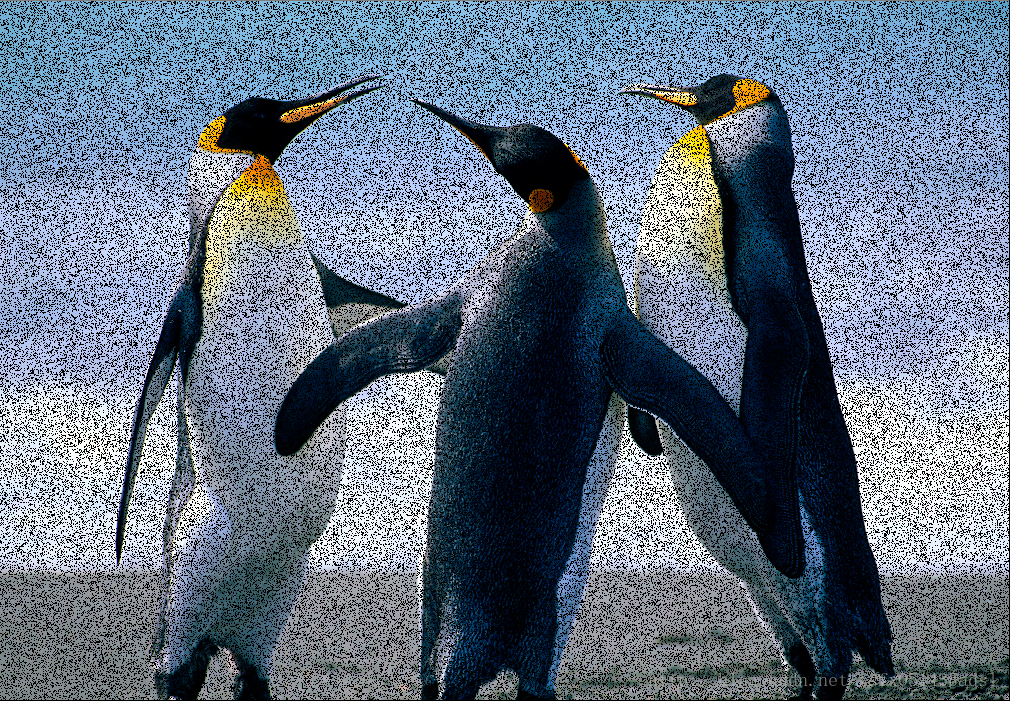
%> input picture Image_Processing/图片1.png, 1010 x 701 px
$ octave homework01.m   (GNU Octave 9; MATLAB toolbox functions it lacks are replaced by stand-ins)
%> lines starting %> are read from the running program, lines starting %| are printed output that depends on the picture
% 采用均值滤波、高斯滤波、中值滤波分别处理企鹅图片，通过模板大小、高斯核等参数设置，对比三种滤波器的效果。
% 读取图片
clc; clear; close all;
%% 读取图像
I = imread('图片1.png');
%> I is the input picture: size 701x1010x3 uint8; mean R, G, B 97.4, 112.7, 128.8
I0 = rgb2gray(I);
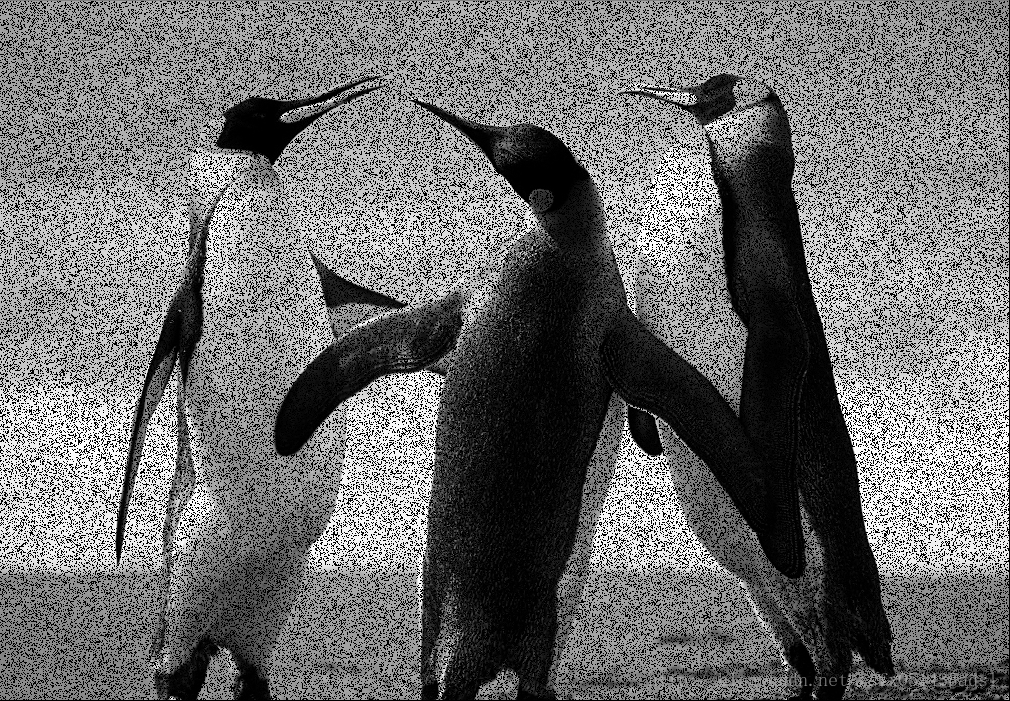
%> I0: size 701x1010 uint8; min 0, max 255, mean 110
In = im2double(I0);
%% 参数设置（可以多改几组做对比）
meanK = 5;                   % 均值滤波模板大小：3/5/7...
gaussK = 5;  sigma = 0.8;    % 高斯核大小 & sigma
medianK = 5;                 % 中值滤波窗口大小：3/5/7...

%% 1) 均值滤波
h_mean = fspecial('average', [meanK meanK]);
Out_mean = imfilter(In, h_mean, 'replicate');
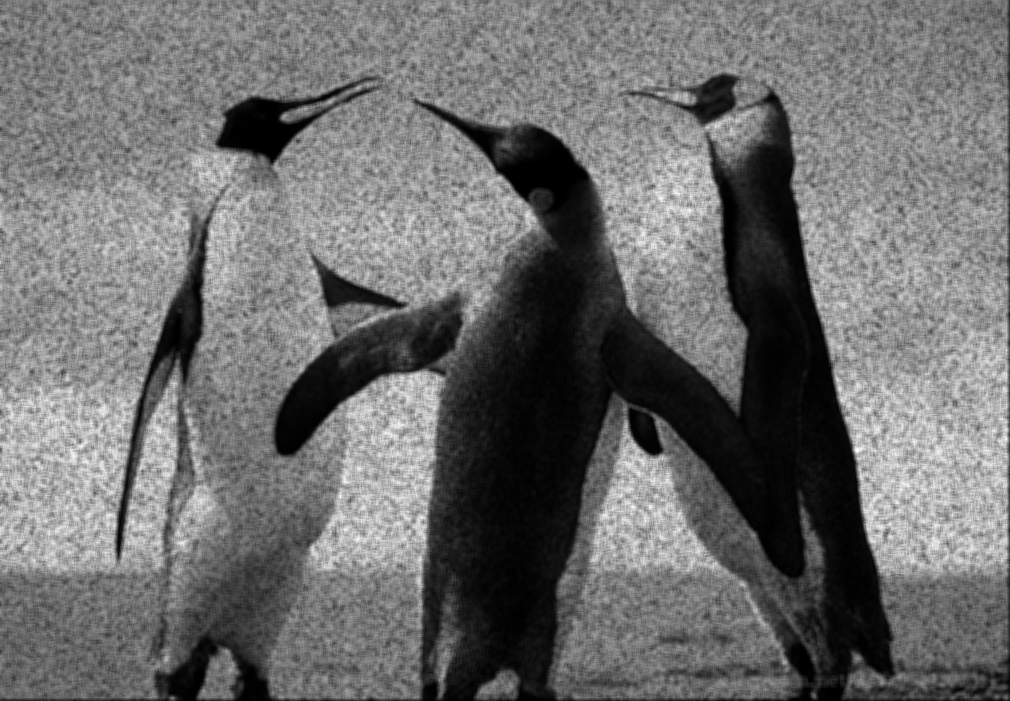
%> Out_mean: size 701x1010 double; min 0, max 0.996, mean 0.431

%% 2) 高斯滤波
Out_gauss = imgaussfilt(In, sigma, 'FilterSize', gaussK);

%% 3) 中值滤波
Out_median = medfilt2(In, [medianK medianK], 'symmetric');
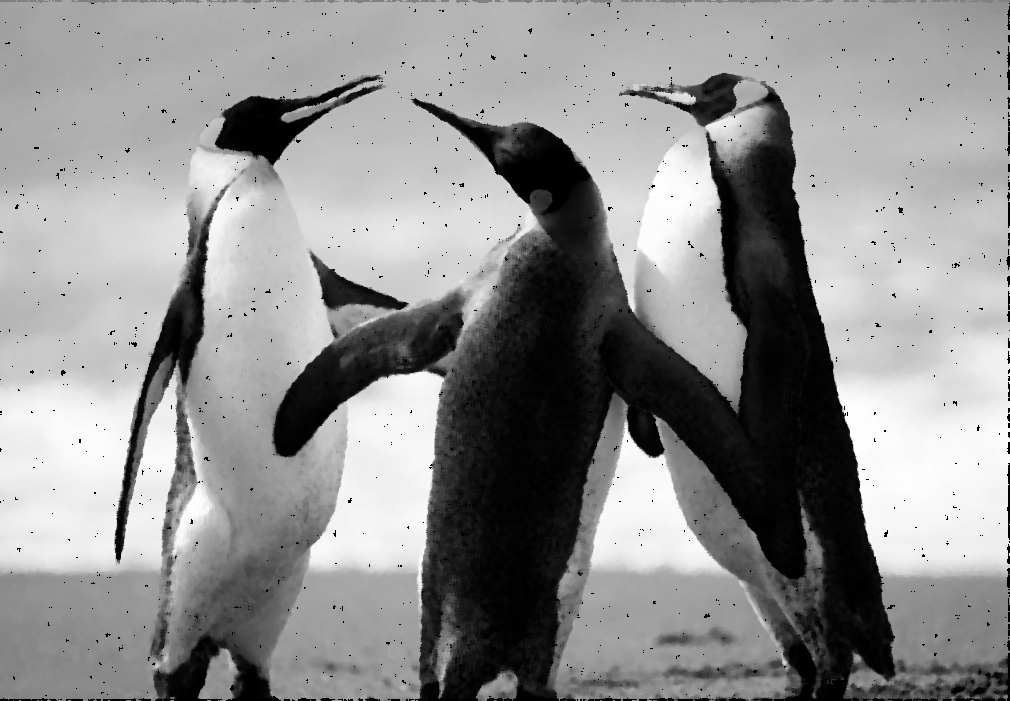
%> Out_median: size 701x1010 double; min 0, max 0.996, mean 0.563

%% 可视化对比
figure('Color','w','Name','滤波效果对比');
tiledlayout(2,2,'Padding','compact','TileSpacing','compact');

nexttile; imshow(In, []); title('输入(含噪)');
nexttile; imshow(Out_mean, []);   title(sprintf('均值滤波 %dx%d', meanK, meanK));
nexttile; imshow(Out_gauss, []);  title(sprintf('高斯滤波 %dx%d, \\sigma=%.2f', gaussK, gaussK, sigma));
nexttile; imshow(Out_median, []); title(sprintf('中值滤波 %dx%d', medianK, medianK));

% 采用混合增强法，选取学过的图像处理方式，对医学影像图片进行处理，解释并说明所选方法与顺序的原因，如有局限也可以阐述。

%%
% 读取图像
I = imread('图片2.png');
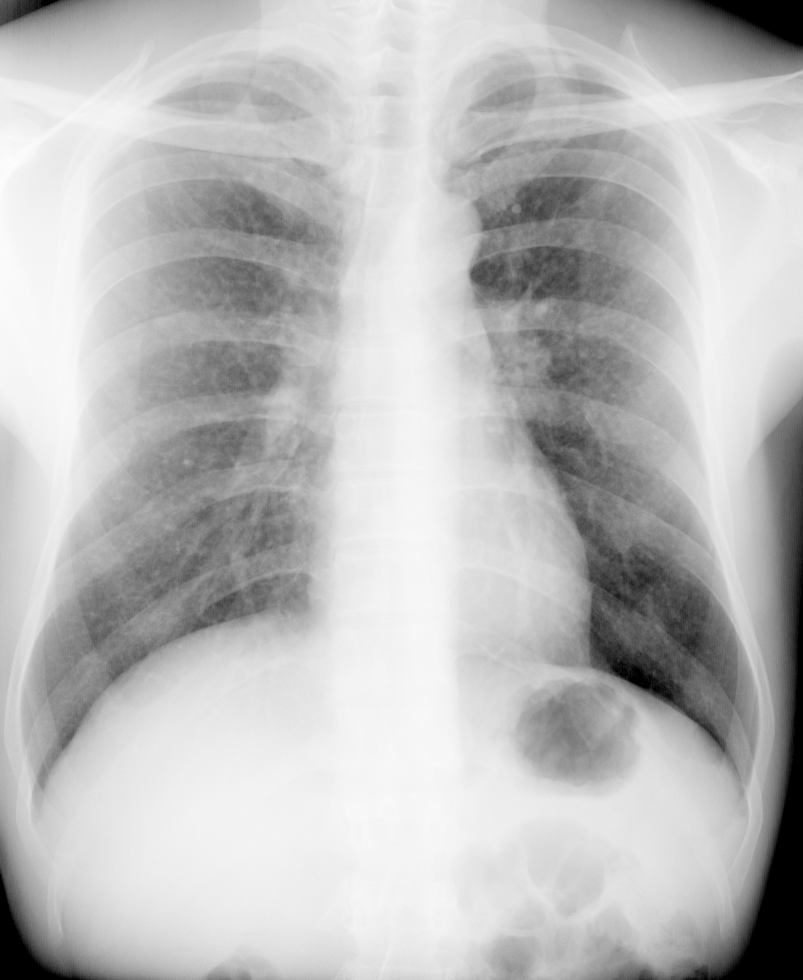
%> input picture Image_Processing/图片2.png, 803 x 980 px
%> I is the input picture: size 980x803x3 uint8; min 0, max 253, mean 187.9
I = rgb2gray(I);
%> I: size 980x803 uint8
I = im2double(I);
%> I: size 980x803 double
%% 步骤1：空间滤波（中值滤波）
k = 3;
I1 = medfilt2(I, [k k], 'symmetric');

%% 步骤2：灰度变换（伽马变换）调整对比度
gamma = 1.2;
I2 = I1 .^ gamma;

%% 步骤3：空间滤波（拉普拉斯锐化）增强边缘
alpha = 0.2;
h = fspecial('laplacian', alpha);
L = imfilter(I2, h, 'replicate');
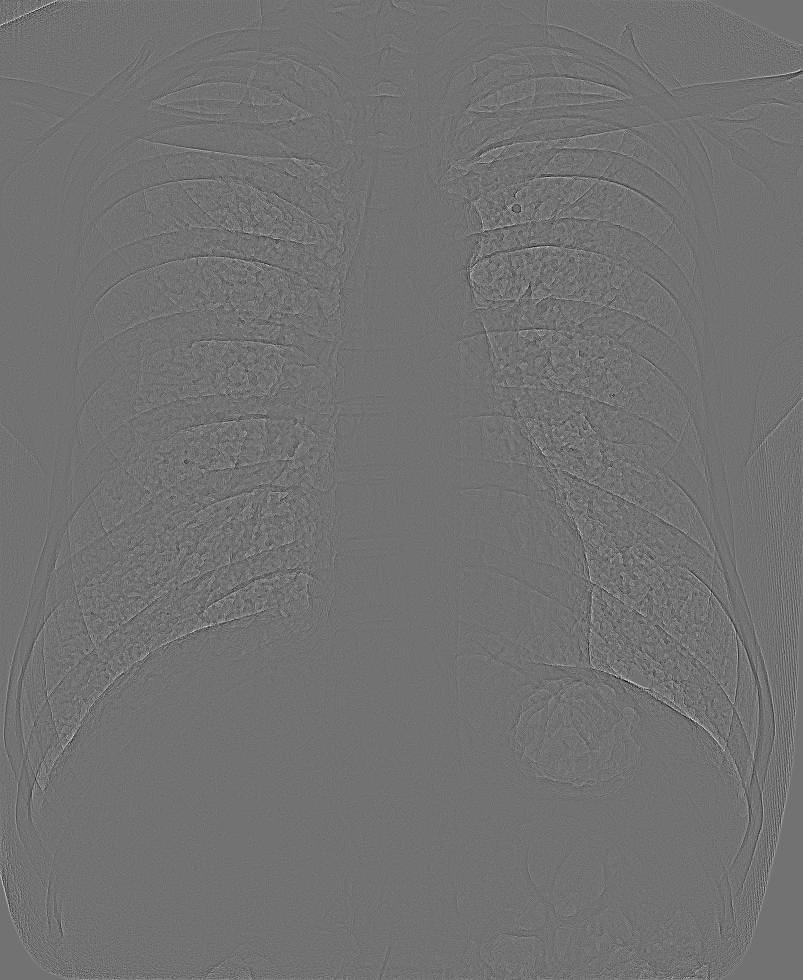
%> L: size 980x803 double; min -0.141, max 0.172, mean 1.87e-16; drawn with min black and max white

% 拉普拉斯锐化
I3 = I2 - L;

I3 = imadjust(mat2gray(I3));

%% 显示对比
figure('Color','w','Name','第2题：中值去噪 + 伽马变换 + 拉普拉斯锐化');
tiledlayout(2,2,'Padding','compact','TileSpacing','compact');

nexttile; imshow(I,  []); title('原始X光图像');
nexttile; imshow(I1, []); title(sprintf('步骤1：中值滤波 %dx%d', k, k));
nexttile; imshow(I2, []); title(sprintf('步骤2：伽马变换 \\gamma=%.2f', gamma));
nexttile; imshow(I3, []); title(sprintf('步骤3：拉普拉斯锐化 \\alpha=%.2f', alpha));
